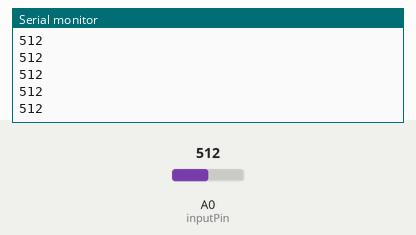
Simulated run of this sketch. Board: Arduino Uno, built with avr-gcc and run on an emulated ATmega328P. Shown: the last lines printed to the serial monitor. The test bench sets the inputs (shaded band); at power-on: A0 (inputPin) = 512.

Above: at 1.2 s.
1.3 s: A0 (inputPin) set to 716
At 1.42 s:
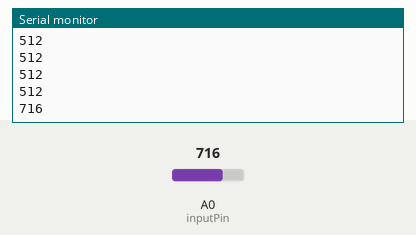
2.8 s: A0 (inputPin) set to 900
At 2.85 s:
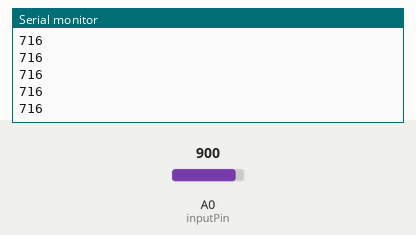
Timing chart, 0 to 5.8 s (numbered marks = the images above; inputs shaded):
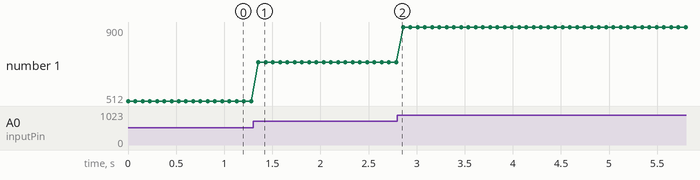

The sketch:

ex-button-example-variable-resistance.ino
```cpp
#define inputPin A0

void setup() {
  pinMode(inputPin, INPUT_PULLUP); //set pin A0 to be an input pin.
                                  //and set it to standby at 5V

  Serial.begin(9600); //begin a serial connection with the computer
}

void loop() {
  Serial.print(analogRead(inputPin)); //write the value of the input pin to the computer
  Serial.print("\n");
  delay(75); //pause to reduce the sampling rate
}
```

Measured:
- after the input at 1.3 s, the serial monitor: prints a new line after 0.06 s (image 1)
- plotted number 1: 512 → 716 after the input at 1.3 s, 716 → 900 after the input at 2.8 s
